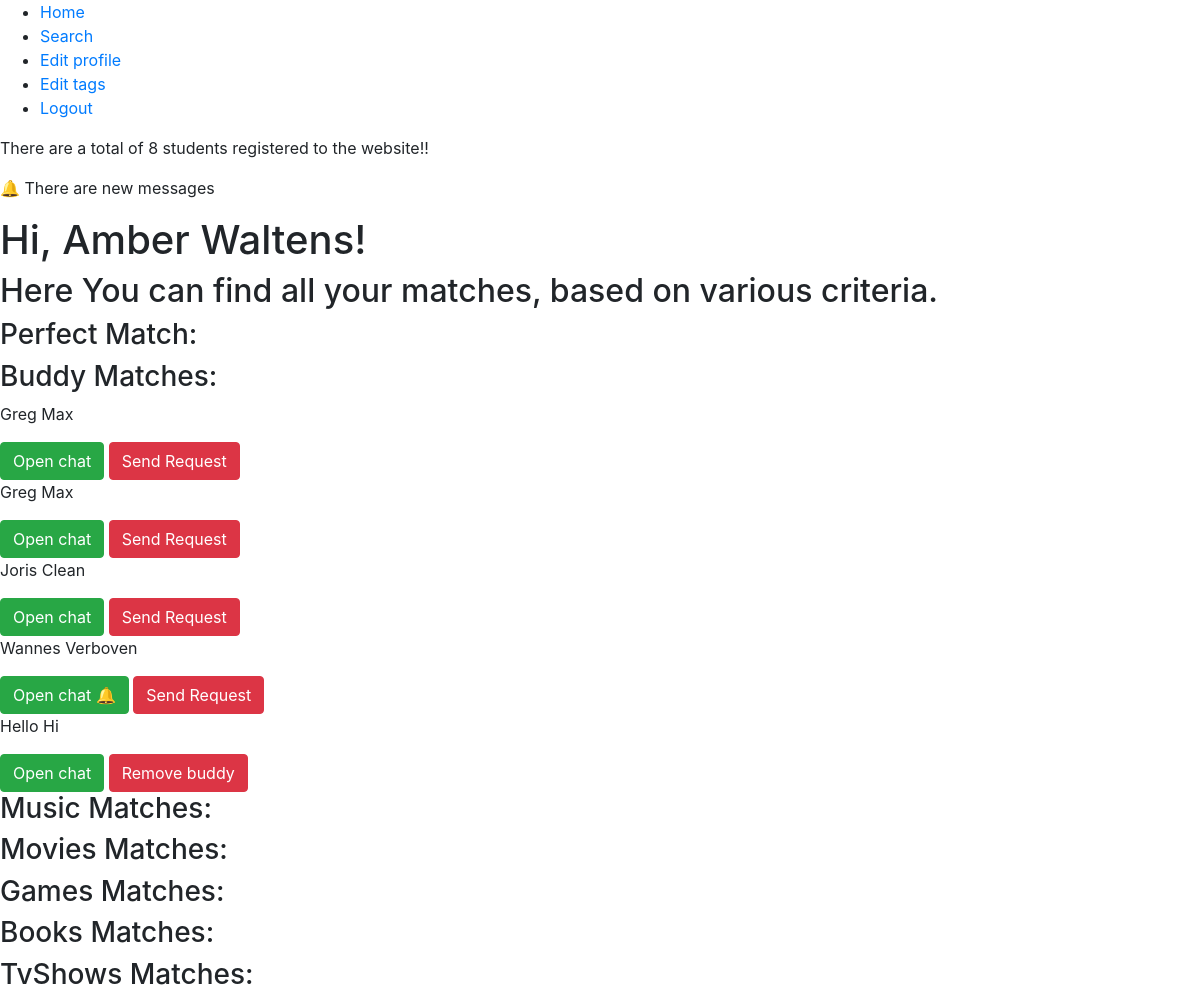
/match.php (signed in), run on an earlier commit of the app's database.
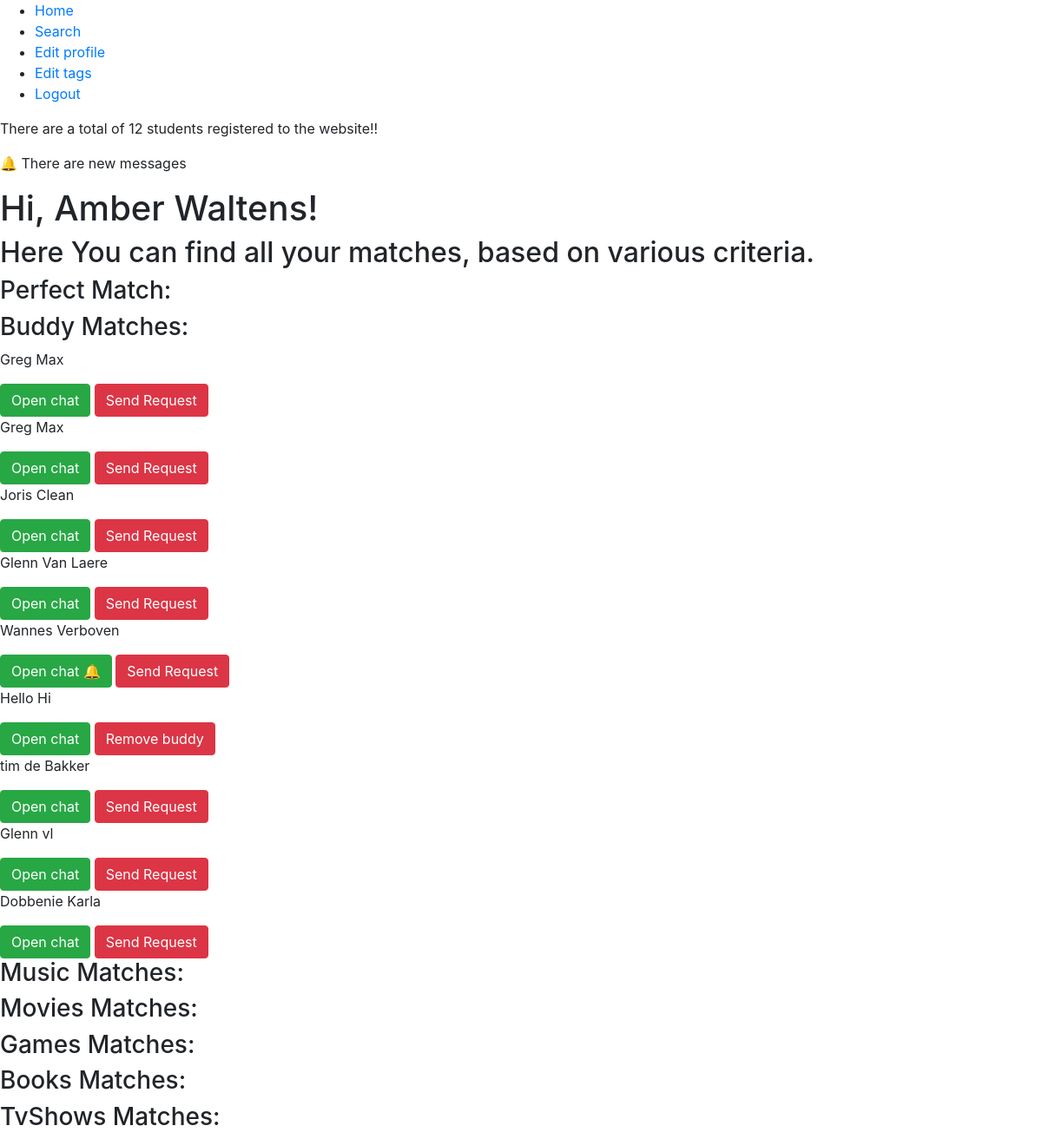
And on a later commit of the database.
### tables this page shows
CREATE TABLE `users` (
  `id` int(11) NOT NULL,
  `email` varchar(300) NOT NULL,
  `firstName` varchar(300) NOT NULL,
  `lastName` varchar(300) NOT NULL,
  `password` varchar(300) NOT NULL,
  `music` varchar(300) NOT NULL DEFAULT 'Make a choice',
  `movies` varchar(300) NOT NULL DEFAULT 'Make a choice',
  `games` varchar(300) NOT NULL DEFAULT 'Make a choice',
  `tvShows` varchar(300) NOT NULL DEFAULT 'Make a choice',
  `books` varchar(300) NOT NULL DEFAULT 'Make a choice',
  `buddy` varchar(300) NOT NULL DEFAULT 'Make a choice',
  `buddyId` int(11) NOT NULL,
  `description` varchar(300) NOT NULL,
  `avatar` varchar(300) NOT NULL
);

### classes/User.php (called while the page is built, shortened)
<?php
    class User {
        private $buddyId;
        public function setUserId()
        {
            try {
                $conn = Db::getConnection();
                $statement = $conn->prepare("SELECT id FROM users WHERE email = :email");
                $statement->bindValue(":email", $_SESSION['user']);
                $statement->execute();
                return $this;
            } catch (\Throwable $th) {
                $error = $th->getMessage();
            }
        }
        public function getBuddyId()
        {
                return $this->buddyId;
        }
        public function setBuddyId($buddyId)
        {
                $this->buddyId = $buddyId;
                return $this;
        }
        public static function getAll(){
            $conn = DB::getConnection();
            $statement = $conn->prepare("select * from users");
            $statement->execute();
            $users = $statement->fetchAll(PDO::FETCH_ASSOC);
            return $users;
        }
        public function findCurrentUser($email){
            $conn = Db::getConnection();
            $statement = $conn->prepare("SELECT * FROM users where email = :email");
            $statement->bindValue(":email", $email);
            $statement->execute();
            $result = $statement->fetch(PDO::FETCH_ASSOC);
            return $result;
        }
        public function findBuddyMatch($info){
            $conn = Db::getConnection();
            $statement = $conn->prepare("SELECT * FROM users WHERE email != :email && buddy != :buddy");
            $statement->bindValue(":email", $info["email"]);
            $statement->bindValue(":buddy", $info["buddy"]);
            $statement->execute();
            $buddyMatch = $statement->fetchAll(PDO::FETCH_ASSOC);
            return $buddyMatch;
        }
        public function hasBuddy($id) {
            try {
                $conn = Db::getConnection();
                $statement = $conn->prepare("SELECT id, buddyId FROM users WHERE email = :email AND buddyId = :buddyId");
                $statement->bindValue(":email", $_SESSION['user']);
                $statement->bindValue(":buddyId", $id);
                $statement->execute();
                $buddy = $statement->fetch(PDO::FETCH_ASSOC);
                return $buddy;
            } catch (\Throwable $th) {
                $error = $th->getMessage();
            }
        }
        public function sentRequest($userId, $id) {
            try {
                $conn = Db::getConnection();
                $statement = $conn->prepare("SELECT sender, receiver FROM requests WHERE sender = :sender AND receiver = :receiver");
                $statement->bindValue(":sender", $userId);
                $statement->bindValue(":receiver", $id);
                $statement->execute();
                $request = $statement->fetch(PDO::FETCH_ASSOC);
                return $request;
            } catch (\Throwable $th) {
                $error = $th->getMessage();
            }
        }
        public function receivedRequest($userId, $id) {
            try {
                $conn = Db::getConnection();
                $statement = $conn->prepare("SELECT sender, receiver FROM requests WHERE sender = :sender AND receiver = :receiver");
                $statement->bindValue(":sender", $id);
                $statement->bindValue(":receiver", $userId);
                $statement->execute();
                $request = $statement->fetch(PDO::FETCH_ASSOC);
                return $request;
            } catch (\Throwable $th) {
                $error = $th->getMessage();
            }
        }
        public function messageRead($receiver) {
            $conn = Db::getConnection();
            $statement = $conn->prepare("SELECT * FROM chat WHERE receiver = :receiver AND `read` = 0");
            $statement->bindValue(":receiver", $receiver);
            $statement->execute();
            return $statement->fetchAll(PDO::FETCH_ASSOC);
        }
        public function messageSenders($receiver, $sender) {
            $conn = Db::getConnection();
            $statement = $conn->prepare("SELECT receiver FROM chat WHERE receiver = :receiver AND `read` = 0 AND sender = :sender");
            $statement->bindValue(":receiver", $receiver);
            $statement->bindValue(":sender", $sender);
            $statement->execute();
            return $statement->fetch(PDO::FETCH_ASSOC);
        }
    }

### match.php (the view, shortened to what this page needs)
<?php
include_once(__DIR__."/classes/User.php");
 if( isset($_SESSION['user']) ) {
   $email = $_SESSION['user'];
   $person = new User;
   $info = $person->findCurrentUser($email);
   $buddyMatch = $person->findBuddyMatch($info);
   $person->setUserId();
   $userId = $person->getUserId();
   $messageRead = $person->messageRead($userId);
   $register = $person->getAll();
   $totalRegister = count($register);
  }else {
   header("Location: login.php");
 }
?>
<!DOCTYPE html>
<html lang="en">
<head>
    <link rel="stylesheet" href="https://stackpath.bootstrapcdn.com/bootstrap/4.4.1/css/bootstrap.min.css">
</head>
<body>
<?php include("includes/nav.inc.php") ?>
<p><?php echo "There are a total of " . $totalRegister . " students registered to the website!!" ?></p>
    <?php if ($messageRead): ?>
    <p>🔔 There are new messages</p>
    <?php endif; ?>
    <?php  echo '<h1> Hi, '.$info['firstName'].'  '. $info['lastName'].'!</h1>'; ?>
    <h2>Here You can find all your matches, based on various criteria.</h2>
    <h3>Perfect Match:</h3>
<h3>Buddy Matches:</h3>
    <?php foreach ($buddyMatch as $bm): ?>
    <p><?php echo $bm['firstName'] . " " . $bm['lastName']; ?></p>
    <?php $person->setBuddyId($bm['id']); ?>
    <?php include("includes/buddyRequestButtons.inc.php") ?>
    <?php endforeach; ?>
<h3>Music Matches:</h3>
<h3>Movies Matches:</h3>
<h3>Games Matches:</h3>
<h3>Books Matches:</h3>
<h3>TvShows Matches:</h3>
</body>
</html>

### includes/nav.inc.php
<nav>
    <ul>
        <li><a href="match.php">Home</a></li>
        <li><a href="search.php">Search</a></li>
        <li><a href="profile.php">Edit profile</a></li>
        <li><a href="tags.php">Edit tags</a></li>
        <li><a href="logout.php">Logout</a></li>
    </ul>
</nav>

### includes/buddyRequestButtons.inc.php
<a href="chat.php?messageid=<?php echo $person->getBuddyId(); ?>" class="btn btn-success">Open chat<?php if ($person->messageSenders($person->getUserId(), $person->getBuddyId())) { echo " 🔔";}?></a>
<?php if ($person->hasBuddy($person->getBuddyId())): ?>
<a href="#" id="btnRemoveBuddy" class="btn btn-danger">Remove buddy</a>
<?php elseif ($person->sentRequest($userId, $person->getBuddyId())): ?>
<a href="#"  id="btnCancelRequest" class="btn btn-danger">Cancel Request</a>
<?php elseif ($person->receivedRequest($userId, $person->getBuddyId())): ?>
<a href="#" id="btnIgnoreRequest" data-buddy="<?php echo $person->getBuddyId(); ?>" class="btn btn-danger">Ignore</a>
<a href="#" id="btnAcceptRequest" data-buddy="<?php echo $person->getBuddyId(); ?>" class="btn btn-info">Accept</a>
<textarea id="textIgnoreRequest" class="form-control" rows="4" placeholder="Reason"></textarea>
<?php else: ?>
<a href="#" id="btnSendRequest" data-buddy="<?php echo $person->getBuddyId(); ?>" class="btn btn-danger">Send Request</a>
<?php endif; ?>

What changed in the data, as far as the page shows it:
added users: firstName "Glenn", lastName "Van Laere"
added users: firstName "tim", lastName "de Bakker"
added users: firstName "Glenn", lastName "vl"
added users: firstName "Dobbenie", lastName "Karla"
Also different on the page:
$totalRegister: "8" → "12"
